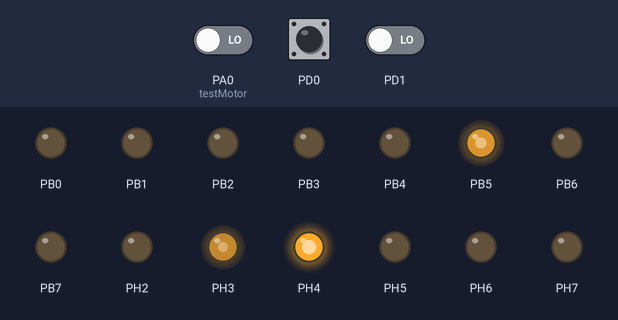
This program was run on a simulated ATmega2560, built with avr-gcc and emulated at 16 MHz. On the bench: output pins drawn as LEDs (lit = HIGH). Inputs (shaded band) come from the test bench; at power-on: PD0 LOW, PA0 (testMotor) LOW, PD1 LOW. What the program prints to the serial monitor is not drawn.

Above: at 8.32 s.
9.3 s: PD0 driven HIGH
At 11.8 s:
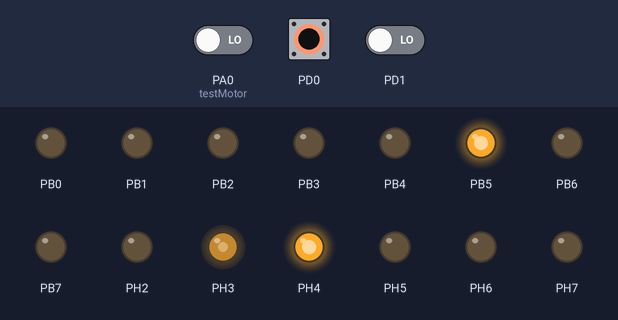
14.5 s: PD0 pulsed LOW 5 times (0.12 s each, 0.3 s apart)
At 17.4 s:
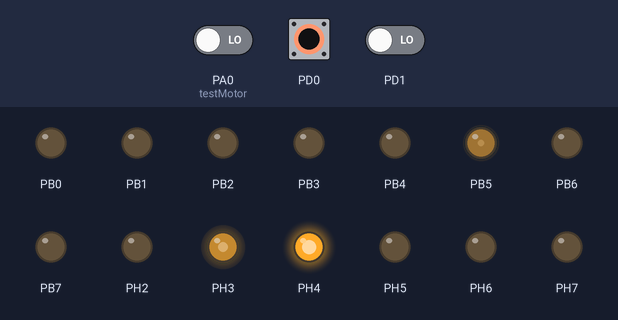
19.7 s: PA0 (testMotor) driven HIGH
Timing chart, 0 to 26.3 s (numbered marks = the images above; inputs shaded):
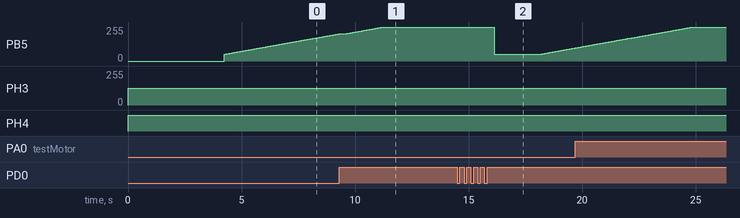

The program:

main.c
```c
/*
 * Project1.c
 *
 * Created: 5/3/2022 8:49:58 AM
 * Author : Algorithm (Oliver G.)
 */

#include <avr/io.h>
#include <stdio.h>
#include <stdlib.h>
#include <stdbool.h>
#define F_CPU 16000000 // defines clock
#include <avr/interrupt.h>
#include <util/delay.h>

// includes drivers
#include "motor.h"
#include "lyd.h"
#include "light.h"

unsigned char triggers = 0;

// ISR on INT0
ISR(INT0_vect)
{
	EIMSK &= 0b00000000;

	// increments the current map number
	triggers++;

	// switch for controlling the car in relation to the current reflex
	switch (triggers)
	{
	case 0:
		playTune(2);
		break;
	case 1:
		playTune(2);
		break;
	case 2:
		playTune(2);
		setSpeed(255, false);
		break;
	case 3:
		playTune(2);
		setSpeed(50, false);
		break;
	case 4:
		playTune(2);
		setSpeed(150, false);
		setSpeed(255, true);
		break;
	case 5:
		playTune(2);
		break;
	case 6:
		playTune(2);
		switchDirection();
		changeToBreakingLight(65535);
		setSpeed(5, false);
		setSpeed(255, true);
		changeToBreakingLight(10000);
		break;
	case 7:
		playTune(2);
		break;
	case 8:
		playTune(2);
		switchDirection();
		changeToBreakingLight(65535);
		setSpeed(5, false);
		setSpeed(200, true);
		changeToBreakingLight(10000);
		break;
	case 9:
		playTune(2);
		break;
	case 10:
		playTune(2);
		break;
	case 11:
		playTune(3);
		setSpeed(0, false);
		switchDirection();
		setSpeed(20, false);
		setSpeed(0, false);
		_delay_ms(500);
		turnOffLight();
		break;
	default:
		break;
	}
	// waits to avoid double triggers from left/right
	_delay_ms(300);
	EIFR = 0xFF;
	EIMSK |= 0b00000011;
}

// ISR on INT1
ISR(INT1_vect)
{
	EIMSK &= 0b00000000;

	// increments the current map number
	triggers++;

	// switch for controlling the car in relation to the current reflex
	switch (triggers)
	{
		case 0:
		playTune(2);
		break;
		case 1:
		playTune(2);
		break;
		case 2:
		playTune(2);
		setSpeed(255, false);
		break;
		case 3:
		playTune(2);
		setSpeed(50, false);
		break;
		case 4:
		playTune(2);
		setSpeed(150, false);
		setSpeed(255, true);
		break;
		case 5:
		playTune(2);
		break;
		case 6:
		playTune(2);
		switchDirection();
		changeToBreakingLight(65535);
		setSpeed(5, false);
		setSpeed(255, true);
		changeToBreakingLight(10000);
		break;
		case 7:
		playTune(2);
		break;
		case 8:
		playTune(2);
		switchDirection();
		changeToBreakingLight(65535);
		setSpeed(5, false);
		setSpeed(200, true);
		changeToBreakingLight(10000);
		break;
		case 9:
		playTune(2);
		break;
		case 10:
		playTune(2);
		break;
		case 11:
		playTune(3);
		setSpeed(0, false);
		switchDirection();
		setSpeed(20, false);
		setSpeed(0, false);
		_delay_ms(500);
		turnOffLight();
		break;
		default:
		break;
	}
	// waits to avoid double triggers from left/right
	_delay_ms(300);
	EIFR = 0xFF;
	EIMSK |= 0b00000011;
}

int main(void)
{
	// initializing all software modules
	sei();
	initMotor();
	InitSound();
	lightInitiate();
	DDRB = 0xFF;
	DDRA = 0;
	DDRD = 0;

	// sets rising edge on INT0
	EICRA = 0b00001111;

	// sets volume
	setVolume(30);

	while (1)
	{
		if (~PINA & (1 << 0))
		{
			// set current number of triggers form reflexs
			triggers = 0;

			// starts interupt INT0 and INT1
			EIMSK |= 0b00000011;

			// starts the car by playing the start sound and starting the lights
			turnOnLight();
			playTune(1);
			_delay_ms(4221);
			setSpeed(50, false);
			setSpeed(255, true);
		}
	}
}
```

Motor.c
```c
/*
 * Motor.c
 *
 * Created: 5/3/2022 8:52:21 AM
 *  Author: Algorithm (Oliver G.)
 */

#include <avr/io.h>
#include <stdbool.h>
#define F_CPU 16000000 // defines the clock frequency
#include <avr/interrupt.h>

#include "Motor.h"

// variables for controlling speed and direction
bool reverseDirection = false;
bool smoothing = false;
unsigned char currentSpeed = 0;
unsigned char newSpeed = 0;

// functions for initialization of the interrupts and I/O port B
void initMotor()
{
	DDRB = 0xFF;

	sei();
	TIMSK3 |= 0b00000000; // no interrupts
	TCCR3A = 0b00000000;  // normal mode
	TCCR3B = 0b00000010;  // prescaler

	TCCR1A = 0b10100011;
	TCCR1B = 0b00000001;
	OCR1A = 0;
	OCR1B = 0;
}


ISR(TIMER3_OVF_vect)
{
	// check for smoothing flag or directly sets the speed
	if (smoothing)
	{
		if (newSpeed < currentSpeed)
		{
			currentSpeed -= 1;
		}
		else if (newSpeed > currentSpeed)
		{
			currentSpeed += 1;
		}
	}
	else
	{
		currentSpeed = newSpeed;
	}

	// sets the output based on the current direction
	if (!reverseDirection)
	{
		OCR1B = 0;
		OCR1A = currentSpeed * 4;
	}
	else
	{
		OCR1A = 0;
		OCR1B = currentSpeed * 4;
	}

	// stops timer interrupts
	if (currentSpeed == newSpeed)
	{
		TIMSK3 |= 0b00000000;
	}
}

// function sets the new speed, sets the smoothing flag and starts the interrupt
void setSpeed(unsigned char speed, bool smooth)
{
	newSpeed = speed;
	smoothing = smooth;
	TIMSK3 |= 0b00000001;
}

// function for switching the direction
void switchDirection()
{
	reverseDirection = !reverseDirection;
}

// function for unit testing the driver
void testMotor()
{
	DDRA = 0;
	PORTB = 0;

	while (1)
	{
		if (~PINA & (1 << 0))
		{
			setSpeed(0, false); // 0% uden smoothing
		}
		if (~PINA & (1 << 1))
		{
			setSpeed(0, true); // 0% med smoothing
		}
		if (~PINA & (1 << 2))
		{
			setSpeed(128, false); // 50% uden smoothing
		}
		if (~PINA & (1 << 3))
		{
			setSpeed(128, true); // 50% med smoothing
		}
		if (~PINA & (1 << 4))
		{
			setSpeed(192, true); // 75% med smoothing
		}
		if (~PINA & (1 << 5))
		{
			setSpeed(255, false); // 100% uden smoothing
		}
		if (~PINA & (1 << 6))
		{
			setSpeed(255, true); // 100% med smoothing
		}
		if (~PINA & (1 << 7))
		{
			reverseDirection = true;
		}
		else
		{
			reverseDirection = false;
		}
	}
}
```

Motor.h
```c
/*
 * Motor.h
 *
 * Created: 5/3/2022 8:52:04 AM
 *  Author: Algorithm (Oliver G.)
 */
#include <stdbool.h>

//Functions
void initMotor();
void setSpeed(unsigned char speed, bool smooth);
void switchDirection();
void testMotor();
```

light.c
```c
/*
 * light.c
 *
 * Created: 24-05-2022 17:01:22
 *  Author: ffsta
 */

#include "light.h"
#include <avr/io.h>
#define MAX 65535


void lightInitiate()
{
	DDRH = 0xFF; //PH3 og PH4 sættes som output
	TCCR4B |= 1; //Ingen prescale
	TCCR4A |= 0b11; //PWM MODE 3
	TCCR4A |= 0b10100000;
	TCCR4A &= 0b10101111; //Slukket imens timeren kører op og slukket imens den kører ned

	OCR4A = 0; //Slukket
	OCR4A = 0; //Slukket
}

void turnOnLight() {
	OCR4A = 500; //Timer til forlys (pin 5)
	OCR4B = 50000; //Timer til baglys (pin 2)
}

void turnOffLight() {
	OCR4A = 0; //Sluk
	OCR4B = 0; //Sluk
}
void changeToBreakingLight(int intensity) {
	//Tjek om intensiteten ligger i et lovligt interval
	if(intensity >= 0 && intensity <= MAX) {
		OCR4B = intensity; //Sæt lysstyrken på baglyset til den givne parameter
	}
}
```

light.h
```c
/*
 * Light.h
 *
 * Created: 24-05-2022 17:01:08
 *  Author: ffsta
 */

void lightInitiate();
void turnOnLight();
void turnOffLight();
void changeToBreakingLight(int itensity);
```

lyd.c
```c
/*
 * lyd.c
 *
 * Created: 16-05-2022 15:37:13
 *  Author: ffsta
 */
#include "lyd.h"
#include "uart.h"

const unsigned char soundStart = 0x7E; //Start karakter, skal ikke ændres
unsigned char soundCMD = 0x00; //Bestemmer hvilken operation der skal udføres
const unsigned char soundFeedback = 0x00; //Bestemmer om der skal sendes feedback tilbage
unsigned char soundPara1 = 0x00; //Første parameter af den specifikke kommand kode
unsigned char soundPara2 = 0x00; //Anden parameter af den specifikke kommand kode
unsigned char checkSum1, checkSum2; //Første og andet byte af checksum
const unsigned char soundEnd = 0xEF; //Slut karakter, skal ikke ændres

void InitSound() {
	InitUART(9600, 8); //Uart intialiseres med 9600 baud rate med 8 databit

	soundCMD = 0x09;
	soundPara2 = 0x02;
	sendAudio();

}

void playTune(unsigned char tune) {
		soundPara2 = tune;
		soundCMD = 0x03;
		sendAudio();
}

void setVolume(unsigned char volume) {
	if (volume > 30 || volume < 0) { // Se om parameteren ligger indenfor et lovligt interval
		volume = 30;
	}
	soundCMD = 0x06;
	soundPara2 = volume;

	sendAudio();
}

void checkSum(){
	unsigned int sum = 0xFFFF-(soundCMD+soundFeedback+soundPara1+soundPara2)+1; //Checksum 16 bit gemmes i en variabel vha. formlen fra databladet

	checkSum2 = sum % 256; //Find de 8 mindst betydede cifre
	checkSum1 = (sum - checkSum2) / 256; //Find de 8 mest betydende cifre
}

void stopAudio() {
	soundCMD = 0x16;
	soundPara2 = 0x00; //Reset 2. soundparameter
	sendAudio();
}

void sendAudio() {
	// Sends a 1 byte code to the SOMO 8 times
	checkSum(); //Checksum kaldes for at finde de rigtige værdier til checksum1 og checksum2
	SendChar(soundStart);
	SendChar(soundCMD);
	SendChar(soundFeedback);
	SendChar(soundPara1);
	SendChar(soundPara2);
	SendChar(checkSum1);
	SendChar(checkSum2);
	SendChar(soundEnd);
}
```

lyd.h
```c
/*
 * lyd.h
 *
 * Created: 16-05-2022 15:37:25
 *  Author: ffsta
 */

void InitSound();
void playTune(unsigned char tune);
void setVolume(unsigned char volume);
void checkSum();
void sendAudio();
void stopAudio();
```

uart.c
```c
/************************************************
* "uart.c":                                     *
* Implementation file for Mega2560 UART driver. *
* Using UART 0.                                 *
* Henning Hargaard, 8/4 2019                    *
*************************************************/
#include <avr/io.h>
#include <stdlib.h>
#include "uart.h"

// Target CPU frequency
#define XTAL 16000000

/*************************************************************************
USART initialization.
    Asynchronous mode.
    RX and TX enabled.
    No interrupts enabled.
    Number of Stop Bits = 1.
    No Parity.
    Baud rate = Parameter.
    Data bits = Parameter.
Parameters:
    BaudRate:Wanted Baud Rate (300-115200).
    Databit: Wanted number of Data Bits (5-8).
    Parity: 'E' (Even parity), 'O' (Odd parity), otherwise No Parity.
*************************************************************************/
void InitUART(unsigned long BaudRate, unsigned char DataBit)
{
  if ((BaudRate >= 300) && (BaudRate <= 115200) && (DataBit >=5) && (DataBit <= 8))
  {
    // "Normal" clock, no multiprocessor mode (= default)
    UCSR2A = 0b00100000;
    // No interrupts enabled
    // Receiver enabled
    // Transmitter enabled
    // No 9 bit operation
    UCSR2B = 0b00011000;
    // Asynchronous operation, 1 stop bit
    // Bit 2 and bit 1 controls the number of data bits
    UCSR2C = (DataBit-5)<<1;
    // Set Baud Rate according to the parameter BaudRate:
    // Adding (8*Baudrate) ensures correct rounding (up/down)
    UBRR2 = (XTAL+(8*BaudRate))/(16*BaudRate) - 1;
  }
}

/*************************************************************************
  Returns 0 (FALSE), if the UART has NOT received a new character.
  Returns value <> 0 (TRUE), if the UART HAS received a new character.
*************************************************************************/
unsigned char CharReady()
{
   return UCSR2A & (1<<7);
}

/*************************************************************************
Awaits new character received.
Then this character is returned.
*************************************************************************/
char ReadChar()
{
  // Wait for new character received
  while ( (UCSR2A & (1<<7)) == 0 )
  {}
  // Then return it
  return UDR2;
}

/*************************************************************************
Awaits transmitter register ready.
Then send the character.
Parameter :
	Tegn : Character for sending.
*************************************************************************/
void SendChar(char Tegn)
{
  // Wait for transmitter register empty (ready for new character)
  while ( (UCSR2A & (1<<5)) == 0 )
  {}
  // Then send the character
  UDR2 = Tegn;
}

/*************************************************************************
Sends 0 terminated string.
Parameter:
   Streng: Pointer to the string.
*************************************************************************/
void SendString(char* Streng)
{
  // Repeat until zero-termination
  while (*Streng != 0)
  {
    // Send the character pointed to by "Streng"
    SendChar(*Streng);
    // Advance the pointer one step
    Streng++;
  }
}

/*************************************************************************
Converts the integer "Tal" to an ASCII string - and then sends this string
using the USART.
Makes use of the C standard library <stdlib.h>.
Parameter:
    Tal: The integer to be converted and sent.
*************************************************************************/
void SendInteger(int Tal)
{
char array[7];
  // Convert the integer to an ASCII string (array), radix = 10
  itoa(Tal, array, 10);
  // - then send the string
  SendString(array);
}

/************************************************************************/
```

uart.h
```c
/****************************************
* "uart.h":                             *
* Header file for Mega2560 UART driver. *
* Using UART 0.                         *
* Henning Hargaard, 5/4 2019            *
*****************************************/
void InitUART(unsigned long BaudRate,unsigned char Databit);
unsigned char CharReady();
char ReadChar();
void SendChar(char Tegn);
void SendString(char* Streng);
void SendInteger(int Tal);
/****************************************/
```
